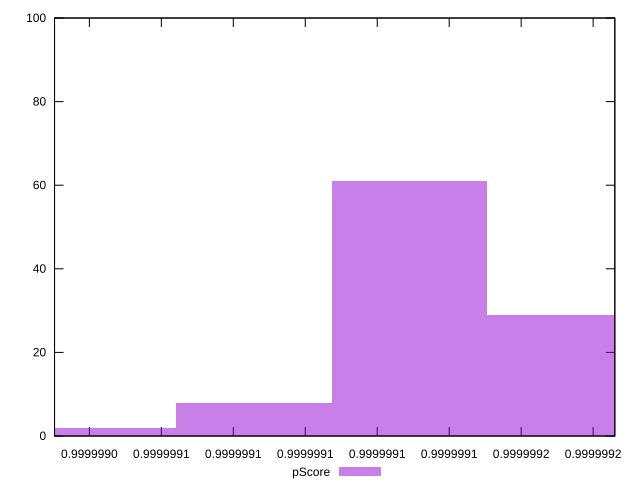

Write gnuplot code to recreate this figure.
reset

$pScore <<EOF
0.9999990424372932 2
0.9999991722765251 29
0.9999991289967811 61
0.9999990857170372 8
EOF

set key outside below
set boxwidth 4.327974397571542e-8
set xrange [0.9999990303204299:0.9999991860275903]
set yrange [0:100]
set trange [0:100]
set style fill transparent solid 0.5 noborder
set terminal svg size 640, 490 enhanced background rgb 'white'
set output "report_00008_2021-01-22T20:58:29.167/interactive/samples/empty/pScore/histogram.svg"

plot $pScore title "pScore" with boxes

reset
